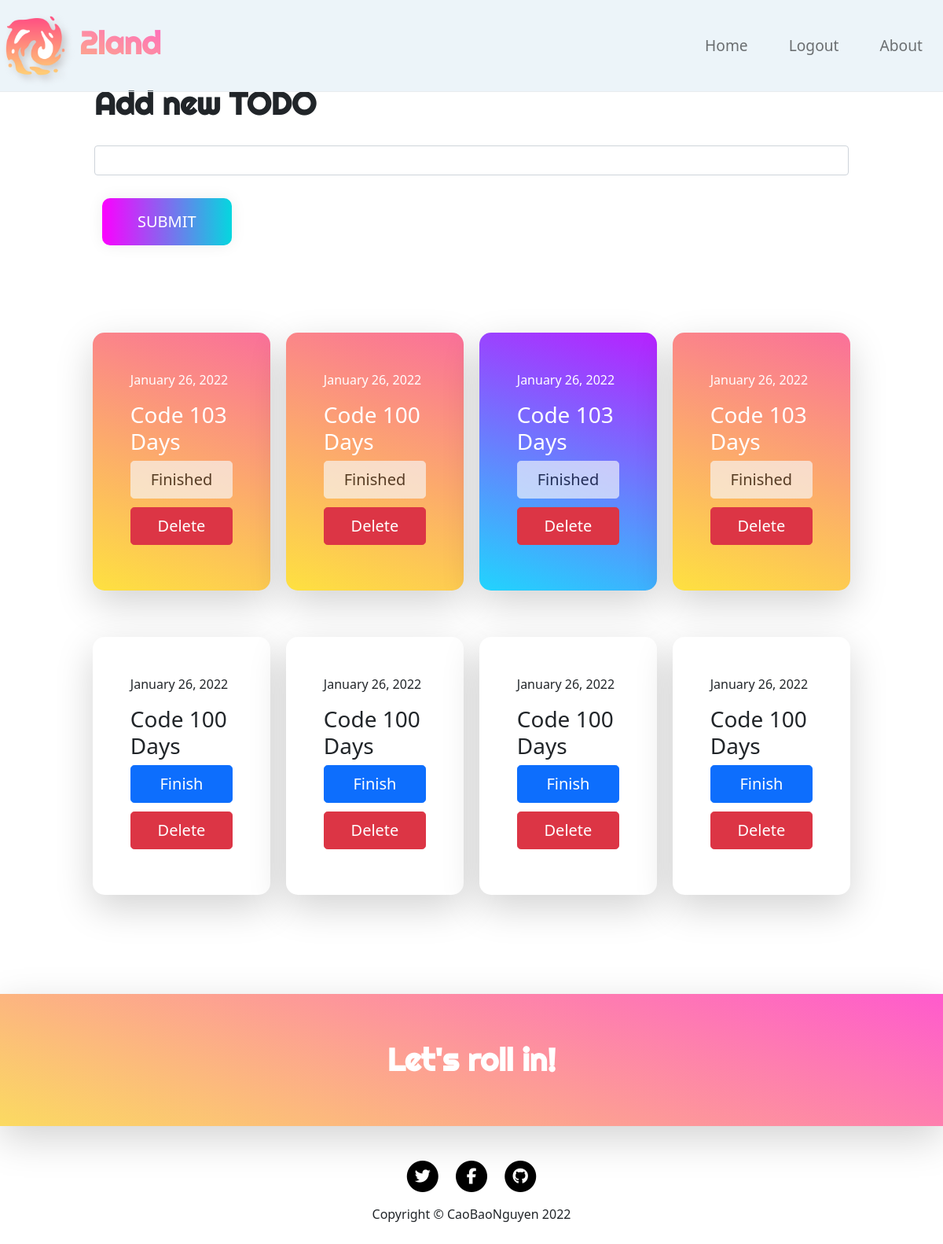
/ (signed in), run on the app's committed database.
### main.py (models this page shows)
class Todo(db.Model):
    __tablename__ = 'todos'
    id = db.Column(db.Integer, primary_key=True)
    todo = db.Column(db.String(250), nullable=False)
    finished = db.Column(db.Boolean, nullable=False)
    color = db.Column(db.String(250), nullable=False)
    date = db.Column(db.String(250), nullable=False)
    author_id = db.Column(db.Integer, db.ForeignKey('users.id'))
    author = relationship("User", back_populates='todos')

### main.py (the view, shortened to what this page needs)
@app.route('/', methods=['POST', 'GET'])
def home():
    todos = None
    leng = 1
    if current_user.is_authenticated:
        todos = current_user.todos
        leng = (len(todos)-1) % 4 +1
    return render_template('index.html', todos=todos, current_user=current_user, leng=leng)

### main.py (called while the page is built)
@login_manager.user_loader
def load_user(user_id):
    return User.query.get(user_id)

### templates/index.html (shortened to what this page needs)
{% include "header.html" %}
  <body>
    <section class='header'>
      <div class="container-fluid">
        <nav class='navbar navbar-expand-lg navbar-light fixed-top' id="mainNav">
          <a class="navbar-brand" href="{{ url_for('home') }}" >
            <img src="{{ url_for('static', filename='fire.png') }}" width="90" height="90" class="d-inline-block align-center" alt="">
            2land
          </a>
            <div class="collapse navbar-collapse" id="navbarTogglerDemo02">
              <ul class="navbar-nav ms-auto">
                <li class="nav-item active">
                  <a class="nav-link" href="#">Home</a>
                </li>
                {% if not current_user.is_authenticated: %}
                <li class="nav-item">
                  <a class="nav-link" href="{{url_for('login')}}">Login</a>
                </li>
                <li class="nav-item">
                  <a class="nav-link" href="{{url_for('register')}}">Register</a>
                </li>
                {% else: %}
                <li class="nav-item">
                  <a class="nav-link" href="{{url_for('logout')}}">Logout</a>
                </li>
                {% endif %}
                <li class="nav-item">
                  <a class="nav-link" href="https://2landhnal.github.io/2land/">About</a>
                </li>
              </ul>
            </div>
        </nav>
      </div>
    </section>
    <section class='bodi'>
      <div class="add-bar ">
        <div class="container-fluid">
          {% if current_user.is_authenticated: %}
         <form method="post" action={{url_for('home')}}>
            <div class="form-group">
              <h2>Add new TODO</h2>
              <input class="form-control w-100" name="todo"  type="text" data-sb-validations="required">
            </div>
            <button class="add-btn btn btn-lg btn-block btn-primary text-uppercas" id="submitButton" type="submit">Submit</button>
          {% endif %}
        </div>
      </div>
      <div class="container-fluid">
        <div class="row card-deck">
          {% if current_user.is_authenticated: %}
          {% for todo in todos: %}
            {% if todo.finished: %}
            <div class="card box p-5 border-0 shadow-lg " style="{{todo.color}}">
            {% else: %}
            <div class="card box p-5 border-0 shadow-lg">
            {% endif %}
              <p>{{ todo.date }}</p>
              <h3>{{ todo.todo }}</h3>
              {% if todo.finished: %}
              <a href="{{ url_for('finished', id=todo.id, method='post') }}" class='mt-auto finish-btn w-100 btn btn-lg btn-block btn-light disabled'>Finished</a>
              {% else: %}
              <a href="{{ url_for('finished', id=todo.id, method='post') }}" class='mt-auto finish-btn w-100 btn btn-lg btn-block btn-primary'>Finish</a>
              {% endif %}
              <a href="{{ url_for('delete', id=todo.id, method='post') }}" class='mt-auto finish-btn w-100 btn btn-lg btn-block btn-danger'>Delete</a>
            </div>
          {% endfor %}
          {% endif %}
        </div>
      </div>
    </section>
{% include "footer.html" %}

### templates/header.html (shortened to what this page needs)
<!DOCTYPE html>
<html lang="en" dir="ltr">
  <head>
    <link href="https://cdn.jsdelivr.net/npm/bootstrap@5.1.3/dist/css/bootstrap.min.css" rel="stylesheet">
    <link rel="stylesheet" href="{{ url_for('static', filename='styles.css') }}">
  </head>

### templates/footer.html
    <section class='almost-end shadow-lg'>
      <h2 class='let-roll'>Let's roll in!</h2>
    </section>
    <section class='footer'>
      <div class="container-fluid">
        <div class="row">
          <div class="col-lg-8 col-md-10 mx-auto">
            <ul class="list-inline text-center">
              <li class="list-inline-item">
                <a href="#">
                  <span class="fa-stack fa-lg">
                    <i class="fas fa-circle fa-stack-2x fa-gradient"></i>
                    <i class="fab fa-twitter fa-stack-1x fa-inverse"></i>
                  </span>
                </a>
              </li>
              <li class="list-inline-item">
                <a href="#">
                  <span class="fa-stack fa-lg">
                    <i class="fas fa-circle fa-stack-2x fa-gradient"></i>
                    <i class="fab fa-facebook-f fa-stack-1x fa-inverse"></i>
                  </span>
                </a>
              </li>
              <li class="list-inline-item">
                <a href="https://github.com/2landhnal">
                  <span class="fa-stack fa-lg">
                    <i class="fas fa-circle fa-stack-2x fa-gradient"></i>
                    <i class="fab fa-github fa-stack-1x fa-inverse"></i>
                  </span>
                </a>
              </li>
            </ul>
            <p class="copyright">Copyright &copy; CaoBaoNguyen 2022</p>
          </div>
        </div>
    </div>
    </section>
  </body>
</html>

### static/styles.css (style rules this page uses)
.container-fluid { padding: 3% 10%; }
img { -webkit-filter: drop-shadow(5px 5px 5px #c8c9cc); filter: drop-shadow(5px 5px 5px #c8c9cc); }
.navbar-brand, h2 { font-family: 'Righteous', cursive; font-weight: 700; font-size: 2.5rem; }
.nav-item { font-size: 1.2rem; padding: 0 18px; }
.navbar-brand { background: linear-gradient(19deg, #FBDA61 0%, #FF5ACD 100%); -webkit-background-clip: text; -webkit-text-fill-color: transparent; }
#mainNav { background: rgba(186, 214, 232, 0.27); border-bottom: 1px solid #e9ecef; }
#submitButton { background-image: linear-gradient(to right, #fc00ff 0%, #00dbde 51%, #fc00ff 100%); border: 0; }
#submitButton { margin: 10px; padding: 15px 45px; text-align: center; text-transform: uppercase; transition: 0.5s; background-size: 200% auto; color: white; box-shadow: 0 0 20px #eee; border-radius: 10px; display: block; }
.card { border-radius: 15px; margin: 3% 1%; width:23%; }
.finish-btn { margin: 8% 0; }
input { margin: 3% 0; }
.almost-end { background-image: linear-gradient(19deg, #FBDA61 0%, #FF5ACD 100%); color: white; text-align: center; margin-top: 5%; }
.let-roll { padding: 5% 0; }
.footer { text-align: center; }
.fas { color: black; }

### data on the page
Todo: date "January 26, 2022", todo "Code 103 Days"
Todo: date "January 26, 2022", todo "Code 100 Days"
Todo: date "January 26, 2022", todo "Code 103 Days"
Todo: date "January 26, 2022", todo "Code 103 Days"
Todo: date "January 26, 2022", todo "Code 100 Days"
Todo: date "January 26, 2022", todo "Code 100 Days"
Todo: date "January 26, 2022", todo "Code 100 Days"
Todo: date "January 26, 2022", todo "Code 100 Days"
